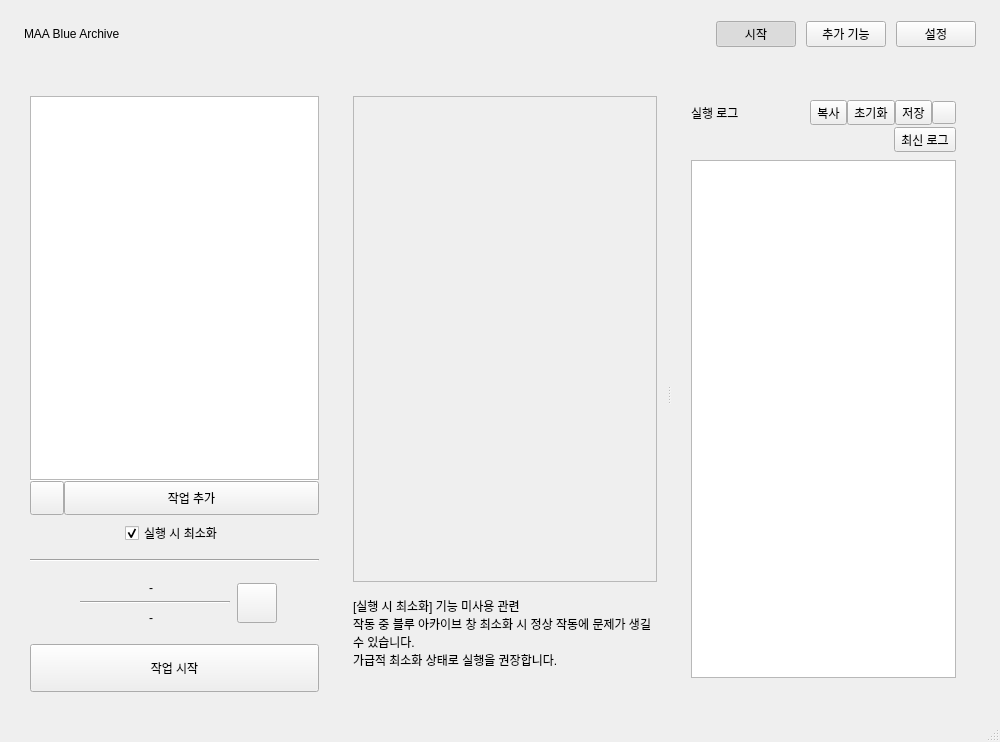
<?xml version="1.0" encoding="UTF-8"?>
<ui version="4.0">
 <class>MainWindow</class>
 <widget class="QMainWindow" name="MainWindow">
  <property name="geometry">
   <rect>
    <x>0</x>
    <y>0</y>
    <width>1000</width>
    <height>742</height>
   </rect>
  </property>
  <property name="windowTitle">
   <string>MainWindow</string>
  </property>
  <widget class="QWidget" name="centralwidget">
   <property name="minimumSize">
    <size>
     <width>1000</width>
     <height>600</height>
    </size>
   </property>
  <layout class="QVBoxLayout" name="verticalLayout">
   <property name="spacing">
    <number>0</number>
   </property>
   <property name="leftMargin">
    <number>0</number>
   </property>
   <property name="topMargin">
    <number>0</number>
   </property>
   <property name="rightMargin">
    <number>0</number>
   </property>
   <property name="bottomMargin">
    <number>0</number>
   </property>
   <item>
    <widget class="QWidget" name="appHeader" native="true">
     <property name="minimumSize">
      <size><width>0</width><height>68</height></size>
     </property>
     <property name="maximumSize">
      <size><width>16777215</width><height>68</height></size>
     </property>
     <layout class="QHBoxLayout" name="appHeaderLayout">
      <property name="spacing"><number>10</number></property>
      <property name="leftMargin"><number>24</number></property>
      <property name="topMargin"><number>0</number></property>
      <property name="rightMargin"><number>24</number></property>
      <property name="bottomMargin"><number>0</number></property>
      <item>
       <widget class="QLabel" name="appBrandLabel">
        <property name="text"><string>MAA Blue Archive</string></property>
       </widget>
      </item>
      <item>
       <spacer name="appHeaderSpacer">
        <property name="orientation"><enum>Qt::Orientation::Horizontal</enum></property>
        <property name="sizeHint" stdset="0"><size><width>40</width><height>20</height></size></property>
       </spacer>
      </item>
      <item>
       <widget class="QPushButton" name="dashboardNavButton">
        <property name="text"><string>시작</string></property>
        <property name="checkable"><bool>true</bool></property>
        <property name="checked"><bool>true</bool></property>
       </widget>
      </item>
      <item>
       <widget class="QPushButton" name="extraFeaturesNavButton">
        <property name="text"><string>추가 기능</string></property>
        <property name="accessibleName"><string>추가 기능 탭</string></property>
        <property name="checkable"><bool>true</bool></property>
       </widget>
      </item>
      <item>
       <widget class="QPushButton" name="settingsNavButton">
        <property name="text"><string>설정</string></property>
        <property name="checkable"><bool>true</bool></property>
       </widget>
      </item>
     </layout>
    </widget>
   </item>
   <item>
     <widget class="QStackedWidget" name="mainPages">
      <property name="currentIndex">
       <number>0</number>
      </property>
      <widget class="QWidget" name="mainTab">
       <layout class="QHBoxLayout" name="horizontalLayout">
        <property name="spacing">
         <number>14</number>
        </property>
        <property name="leftMargin">
         <number>20</number>
        </property>
        <property name="topMargin">
         <number>18</number>
        </property>
        <property name="rightMargin">
         <number>20</number>
        </property>
        <property name="bottomMargin">
         <number>18</number>
        </property>
        <item>
         <widget class="QWidget" name="_1_settingStartWidget" native="true">
          <property name="sizePolicy">
           <sizepolicy hsizetype="Fixed" vsizetype="Preferred">
            <horstretch>0</horstretch>
            <verstretch>0</verstretch>
           </sizepolicy>
          </property>
          <property name="minimumSize">
           <size>
            <width>309</width>
            <height>0</height>
           </size>
          </property>
          <layout class="QVBoxLayout" name="verticalLayout_3">
           <property name="leftMargin">
            <number>10</number>
           </property>
           <property name="topMargin">
            <number>10</number>
           </property>
           <property name="rightMargin">
            <number>10</number>
           </property>
           <property name="bottomMargin">
            <number>10</number>
           </property>
           <item>
            <layout class="QVBoxLayout" name="settingStartWidget_1">
             <property name="topMargin">
              <number>0</number>
             </property>
             <property name="bottomMargin">
              <number>8</number>
             </property>
             <item>
              <widget class="QFrame" name="taskListContainer">
               <property name="sizePolicy">
                <sizepolicy hsizetype="Expanding" vsizetype="Expanding">
                 <horstretch>0</horstretch>
                 <verstretch>0</verstretch>
                </sizepolicy>
               </property>
               <layout class="QVBoxLayout" name="taskListLayout">
                <property name="spacing">
                 <number>0</number>
                </property>
                <property name="leftMargin">
                 <number>0</number>
                </property>
                <property name="topMargin">
                 <number>0</number>
                </property>
                <property name="rightMargin">
                 <number>0</number>
                </property>
                <property name="bottomMargin">
                 <number>0</number>
                </property>
                <item>
                 <widget class="DragDropListWidget" name="taskOptionList">
                  <property name="selectionMode">
                   <enum>QAbstractItemView::SelectionMode::SingleSelection</enum>
                  </property>
                  <property name="dragDropMode">
                   <enum>QAbstractItemView::DragDropMode::InternalMove</enum>
                  </property>
                 </widget>
                </item>
                <item>
                 <widget class="Line" name="taskListSeparator">
                  <property name="minimumSize">
                   <size>
                    <width>0</width>
                    <height>1</height>
                   </size>
                  </property>
                  <property name="maximumSize">
                   <size>
                    <width>16777215</width>
                    <height>1</height>
                   </size>
                  </property>
                  <property name="orientation">
                   <enum>Qt::Orientation::Horizontal</enum>
                  </property>
                 </widget>
                </item>
                <item>
                 <widget class="QStackedWidget" name="taskListActionsStack">
                  <property name="minimumSize">
                   <size>
                    <width>0</width>
                    <height>34</height>
                   </size>
                  </property>
                  <property name="maximumSize">
                   <size>
                    <width>16777215</width>
                    <height>34</height>
                   </size>
                  </property>
                  <property name="currentIndex">
                   <number>0</number>
                  </property>
                  <widget class="QWidget" name="taskListFooter">
                   <layout class="QHBoxLayout" name="taskListFooterLayout">
                   <property name="spacing">
                    <number>0</number>
                   </property>
                   <property name="leftMargin">
                    <number>0</number>
                   </property>
                   <property name="topMargin">
                    <number>0</number>
                   </property>
                   <property name="rightMargin">
                    <number>0</number>
                   </property>
                   <property name="bottomMargin">
                    <number>0</number>
                   </property>
                   <item>
                    <widget class="QPushButton" name="taskResetButton">
                     <property name="minimumSize">
                      <size>
                       <width>34</width>
                       <height>34</height>
                      </size>
                     </property>
                     <property name="maximumSize">
                      <size>
                       <width>34</width>
                       <height>34</height>
                      </size>
                     </property>
                     <property name="accessibleName">
                      <string>작업 목록 초기화</string>
                     </property>
                     <property name="icon">
                      <iconset>
                       <normaloff>maabaicons:actions/refresh.svg</normaloff>maabaicons:actions/refresh.svg</iconset>
                     </property>
                     <property name="iconSize">
                      <size>
                       <width>18</width>
                       <height>18</height>
                      </size>
                     </property>
                     <property name="text">
                      <string/>
                     </property>
                    </widget>
                   </item>
                   <item>
                    <widget class="QPushButton" name="taskAddButton">
                     <property name="minimumSize">
                      <size>
                       <width>0</width>
                       <height>34</height>
                      </size>
                     </property>
                     <property name="maximumSize">
                      <size>
                       <width>16777215</width>
                       <height>34</height>
                      </size>
                     </property>
                     <property name="text">
                      <string>작업 추가</string>
                     </property>
                    </widget>
                   </item>
                   </layout>
                  </widget>
                  <widget class="QWidget" name="taskDeletePage">
                   <layout class="QHBoxLayout" name="taskDeletePageLayout">
                    <property name="leftMargin">
                     <number>4</number>
                    </property>
                    <property name="topMargin">
                     <number>4</number>
                    </property>
                    <property name="rightMargin">
                     <number>4</number>
                    </property>
                    <property name="bottomMargin">
                     <number>4</number>
                    </property>
                    <item>
                     <widget class="QFrame" name="taskDeleteDropZone">
                      <property name="acceptDrops">
                       <bool>true</bool>
                      </property>
                      <layout class="QHBoxLayout" name="taskDeleteDropZoneLayout">
                       <property name="leftMargin">
                        <number>0</number>
                       </property>
                       <property name="topMargin">
                        <number>0</number>
                       </property>
                       <property name="rightMargin">
                        <number>0</number>
                       </property>
                       <property name="bottomMargin">
                        <number>0</number>
                       </property>
                       <item alignment="Qt::AlignmentFlag::AlignHCenter|Qt::AlignmentFlag::AlignVCenter">
                        <widget class="QLabel" name="taskDeleteLabel">
                         <property name="text">
                          <string>제거</string>
                         </property>
                         <property name="alignment">
                          <set>Qt::AlignmentFlag::AlignCenter</set>
                         </property>
                        </widget>
                       </item>
                      </layout>
                     </widget>
                    </item>
                   </layout>
                  </widget>
                 </widget>
                </item>
               </layout>
              </widget>
             </item>
             <item alignment="Qt::AlignmentFlag::AlignHCenter">
              <widget class="QCheckBox" name="minimizeEnableBtn">
               <property name="sizePolicy">
                <sizepolicy hsizetype="Fixed" vsizetype="Fixed">
                 <horstretch>0</horstretch>
                 <verstretch>0</verstretch>
                </sizepolicy>
               </property>
               <property name="text">
                <string>실행 시 최소화</string>
               </property>
               <property name="checked">
                <bool>true</bool>
               </property>
              </widget>
             </item>
            </layout>
           </item>
           <item>
            <widget class="Line" name="line_4">
             <property name="orientation">
              <enum>Qt::Orientation::Horizontal</enum>
             </property>
            </widget>
           </item>
           <item alignment="Qt::AlignmentFlag::AlignHCenter">
            <widget class="QWidget" name="settingStartWidget_2" native="true">
             <property name="enabled">
              <bool>true</bool>
             </property>
             <property name="sizePolicy">
              <sizepolicy hsizetype="Preferred" vsizetype="Fixed">
               <horstretch>0</horstretch>
               <verstretch>0</verstretch>
              </sizepolicy>
             </property>
             <property name="minimumSize">
              <size>
               <width>0</width>
               <height>70</height>
              </size>
             </property>
             <property name="maximumSize">
              <size>
               <width>16777215</width>
               <height>70</height>
              </size>
             </property>
             <layout class="QHBoxLayout" name="horizontalLayout_2">
              <property name="leftMargin">
               <number>0</number>
              </property>
              <property name="topMargin">
               <number>0</number>
              </property>
              <property name="rightMargin">
               <number>0</number>
              </property>
              <property name="bottomMargin">
               <number>0</number>
              </property>
              <item>
               <widget class="QWidget" name="endLabelWidget" native="true">
                <property name="sizePolicy">
                 <sizepolicy hsizetype="Preferred" vsizetype="Fixed">
                  <horstretch>0</horstretch>
                  <verstretch>0</verstretch>
                 </sizepolicy>
                </property>
                <property name="maximumSize">
                 <size>
                  <width>160</width>
                  <height>16777215</height>
                 </size>
                </property>
                <layout class="QVBoxLayout" name="verticalLayout_2">
                 <item alignment="Qt::AlignmentFlag::AlignHCenter">
                  <widget class="QLabel" name="endWorkStatusLabel">
                   <property name="sizePolicy">
                    <sizepolicy hsizetype="Fixed" vsizetype="Fixed">
                     <horstretch>0</horstretch>
                     <verstretch>0</verstretch>
                    </sizepolicy>
                   </property>
                   <property name="minimumSize">
                    <size>
                     <width>0</width>
                     <height>15</height>
                    </size>
                   </property>
                   <property name="maximumSize">
                    <size>
                     <width>100</width>
                     <height>16777215</height>
                    </size>
                   </property>
                   <property name="text">
                    <string>-</string>
                   </property>
                  </widget>
                 </item>
                 <item>
                  <widget class="Line" name="line">
                   <property name="sizePolicy">
                    <sizepolicy hsizetype="Fixed" vsizetype="Fixed">
                     <horstretch>0</horstretch>
                     <verstretch>0</verstretch>
                    </sizepolicy>
                   </property>
                   <property name="minimumSize">
                    <size>
                     <width>150</width>
                     <height>0</height>
                    </size>
                   </property>
                   <property name="orientation">
                    <enum>Qt::Orientation::Horizontal</enum>
                   </property>
                  </widget>
                 </item>
                 <item alignment="Qt::AlignmentFlag::AlignHCenter">
                  <widget class="QLabel" name="endStatusLabel">
                   <property name="sizePolicy">
                    <sizepolicy hsizetype="Fixed" vsizetype="Fixed">
                     <horstretch>0</horstretch>
                     <verstretch>0</verstretch>
                    </sizepolicy>
                   </property>
                   <property name="minimumSize">
                    <size>
                     <width>0</width>
                     <height>15</height>
                    </size>
                   </property>
                   <property name="maximumSize">
                    <size>
                     <width>100</width>
                     <height>16777215</height>
                    </size>
                   </property>
                   <property name="text">
                    <string>-</string>
                   </property>
                  </widget>
                 </item>
                </layout>
               </widget>
              </item>
              <item>
               <widget class="QPushButton" name="endSettingBtn">
                <property name="sizePolicy">
                 <sizepolicy hsizetype="Fixed" vsizetype="Fixed">
                  <horstretch>0</horstretch>
                  <verstretch>0</verstretch>
                 </sizepolicy>
                </property>
                <property name="minimumSize">
                 <size>
                  <width>40</width>
                  <height>40</height>
                 </size>
                </property>
                <property name="maximumSize">
                 <size>
                  <width>40</width>
                  <height>40</height>
                 </size>
                </property>
                <property name="styleSheet">
                 <string notr="true"/>
                </property>
                <property name="text">
                 <string/>
                </property>
               </widget>
              </item>
             </layout>
            </widget>
           </item>
           <item>
            <widget class="QPushButton" name="workStartBtn">
             <property name="sizePolicy">
              <sizepolicy hsizetype="Expanding" vsizetype="Fixed">
               <horstretch>0</horstretch>
               <verstretch>0</verstretch>
              </sizepolicy>
             </property>
             <property name="minimumSize">
              <size>
               <width>0</width>
               <height>48</height>
              </size>
             </property>
             <property name="maximumSize">
              <size>
               <width>16777215</width>
               <height>48</height>
              </size>
             </property>
             <property name="text">
              <string>작업 시작</string>
             </property>
            </widget>
           </item>
          </layout>
         </widget>
        </item>
        <item>
         <widget class="QSplitter" name="workspaceSplitter">
          <property name="orientation">
           <enum>Qt::Orientation::Horizontal</enum>
          </property>
         <widget class="QWidget" name="_2_settingWidget" native="true">
          <layout class="QVBoxLayout" name="verticalLayout_5">
           <property name="leftMargin">
            <number>10</number>
           </property>
           <property name="topMargin">
            <number>10</number>
           </property>
           <property name="rightMargin">
            <number>10</number>
           </property>
           <property name="bottomMargin">
            <number>10</number>
           </property>
           <item>
            <layout class="QVBoxLayout" name="settingWidget_1">
             <item>
              <widget class="QScrollArea" name="scrollSettingWidget">
               <property name="widgetResizable">
                <bool>true</bool>
               </property>
               <widget class="QWidget" name="scrollSettingContents">
                <property name="geometry">
                 <rect>
                  <x>0</x>
                  <y>0</y>
                  <width>284</width>
                  <height>440</height>
                 </rect>
                </property>
               </widget>
              </widget>
             </item>
             <item>
              <widget class="QLabel" name="infoLabel">
               <property name="sizePolicy">
                <sizepolicy hsizetype="Preferred" vsizetype="Fixed">
                 <horstretch>0</horstretch>
                 <verstretch>0</verstretch>
                </sizepolicy>
               </property>
               <property name="minimumSize">
                <size>
                 <width>0</width>
                 <height>0</height>
                </size>
               </property>
               <property name="text">
                <string>[실행 시 최소화] 기능 미사용 관련 
작동 중 블루 아카이브 창 최소화 시 정상 작동에 문제가 생길 수 있습니다. 
가급적 최소화 상태로 실행을 권장합니다. 

그 외 자세한 설명은 Github를 참고해주세요.</string>
               </property>
               <property name="wordWrap">
                <bool>true</bool>
               </property>
              </widget>
             </item>
            </layout>
           </item>
          </layout>
         </widget>
         <widget class="QWidget" name="_3_logPrintWidget" native="true">
          <property name="sizePolicy">
           <sizepolicy hsizetype="Expanding" vsizetype="Preferred">
            <horstretch>0</horstretch>
            <verstretch>0</verstretch>
           </sizepolicy>
          </property>
          <property name="minimumSize">
           <size>
            <width>309</width>
            <height>0</height>
           </size>
          </property>
          <layout class="QVBoxLayout" name="logLayout">
           <property name="leftMargin">
            <number>10</number>
           </property>
           <property name="topMargin">
            <number>10</number>
           </property>
           <property name="rightMargin">
            <number>10</number>
           </property>
           <property name="bottomMargin">
            <number>10</number>
           </property>
          <property name="spacing">
           <number>6</number>
          </property>
          <item>
           <widget class="QScrollArea" name="monitorScrollArea">
            <property name="frameShape"><enum>QFrame::Shape::NoFrame</enum></property>
            <property name="widgetResizable"><bool>true</bool></property>
            <widget class="MonitorSectionsWidget" name="monitorSectionsWidget">
             <layout class="QVBoxLayout" name="monitorSectionsLayout">
              <property name="spacing"><number>8</number></property>
              <property name="leftMargin"><number>0</number></property>
              <property name="topMargin"><number>4</number></property>
              <property name="rightMargin"><number>4</number></property>
              <property name="bottomMargin"><number>4</number></property>
              <item>
               <widget class="QFrame" name="monitorLogSection">
                <layout class="QVBoxLayout" name="monitorLogSectionLayout">
                 <property name="spacing"><number>0</number></property>
                 <property name="leftMargin"><number>0</number></property>
                 <property name="topMargin"><number>0</number></property>
                 <property name="rightMargin"><number>0</number></property>
                 <property name="bottomMargin"><number>0</number></property>
                 <item>
                  <widget class="QWidget" name="monitorLogContent" native="true">
                   <layout class="QVBoxLayout" name="monitorLogContentLayout">
                    <property name="spacing"><number>8</number></property>
                    <property name="leftMargin"><number>10</number></property>
                    <property name="topMargin"><number>0</number></property>
                    <property name="rightMargin"><number>10</number></property>
                    <property name="bottomMargin"><number>10</number></property>
                    <item>
            <layout class="QGridLayout" name="logToolbarLayout">
             <property name="spacing">
              <number>2</number>
             </property>
             <item row="0" column="0">
              <widget class="QLabel" name="logTitleLabel">
               <property name="text">
                <string>실행 로그</string>
               </property>
              </widget>
             </item>
             <item row="1" column="0" colspan="2" alignment="Qt::AlignRight">
              <widget class="QToolButton" name="logLatestButton">
               <property name="visible">
                <bool>false</bool>
               </property>
               <property name="text">
                <string>최신 로그</string>
               </property>
               <property name="accessibleDescription">
                <string>로그의 가장 아래로 이동합니다.</string>
               </property>
             </widget>
             </item>
             <item row="0" column="1" alignment="Qt::AlignRight">
              <widget class="QWidget" name="logActionMenu" native="true">
               <layout class="QHBoxLayout" name="logActionMenuLayout">
                <property name="spacing">
                 <number>0</number>
                </property>
                <property name="leftMargin">
                 <number>0</number>
                </property>
                <property name="topMargin">
                 <number>0</number>
                </property>
                <property name="rightMargin">
                 <number>0</number>
                </property>
                <property name="bottomMargin">
                 <number>0</number>
                </property>
                <item>
                 <widget class="QToolButton" name="logCopyButton">
                  <property name="text">
                   <string>복사</string>
                  </property>
                 </widget>
                </item>
                <item>
                 <widget class="QToolButton" name="logClearButton">
                  <property name="text">
                   <string>초기화</string>
                  </property>
                 </widget>
                </item>
                <item>
                 <widget class="QToolButton" name="logSaveButton">
                  <property name="text">
                   <string>저장</string>
                  </property>
                 </widget>
                </item>
                <item>
                 <widget class="QToolButton" name="logMenuToggleButton">
                  <property name="minimumSize">
                   <size>
                    <width>24</width>
                    <height>0</height>
                   </size>
                  </property>
                  <property name="maximumSize">
                   <size>
                    <width>24</width>
                    <height>16777215</height>
                   </size>
                  </property>
                  <property name="text">
                   <string/>
                  </property>
                  <property name="accessibleName">
                   <string>로그 작업 메뉴 펼치기</string>
                  </property>
                 </widget>
                </item>
               </layout>
              </widget>
             </item>
            </layout>
           </item>
           <item>
            <widget class="QTextEdit" name="logPrintText">
             <property name="sizePolicy">
              <sizepolicy hsizetype="Expanding" vsizetype="Expanding">
               <horstretch>0</horstretch>
               <verstretch>0</verstretch>
              </sizepolicy>
             </property>
             <property name="minimumSize">
              <size>
               <width>0</width>
               <height>0</height>
              </size>
             </property>
             <property name="maximumSize">
              <size>
               <width>16777215</width>
               <height>16777215</height>
              </size>
             </property>
             <property name="mouseTracking">
              <bool>false</bool>
             </property>
             <property name="focusPolicy">
              <enum>Qt::FocusPolicy::NoFocus</enum>
             </property>
             <property name="readOnly">
              <bool>true</bool>
             </property>
            </widget>
           </item>
                   </layout>
                  </widget>
                 </item>
                </layout>
               </widget>
              </item>
             </layout>
            </widget>
           </widget>
          </item>
          </layout>
         </widget>
         </widget>
        </item>
       </layout>
      </widget>
      <widget class="QWidget" name="extraFeaturesTab">
      </widget>
      <widget class="QWidget" name="settingTab">
      </widget>
     </widget>
    </item>
   </layout>
  </widget>
  <widget class="QMenuBar" name="menubar">
   <property name="geometry">
    <rect>
     <x>0</x>
     <y>0</y>
     <width>1000</width>
     <height>33</height>
    </rect>
   </property>
  </widget>
  <widget class="QStatusBar" name="statusbar"/>
 </widget>
 <customwidgets>
  <customwidget>
   <class>DragDropListWidget</class>
   <extends>QListWidget</extends>
   <header>app.winUI</header>
  </customwidget>
  <customwidget>
   <class>MonitorSectionsWidget</class>
   <extends>QWidget</extends>
   <header>app.winUI</header>
  </customwidget>
 </customwidgets>
 <resources/>
 <connections/>
</ui>
